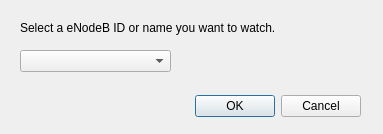
<?xml version="1.0" encoding="UTF-8"?>
<ui version="4.0">
 <class>Dialog</class>
 <widget class="QDialog" name="Dialog">
  <property name="geometry">
   <rect>
    <x>0</x>
    <y>0</y>
    <width>383</width>
    <height>134</height>
   </rect>
  </property>
  <property name="windowTitle">
   <string>Search by eNodeB ID or eNodeB name</string>
  </property>
  <widget class="QDialogButtonBox" name="buttonBox">
   <property name="geometry">
    <rect>
     <x>20</x>
     <y>90</y>
     <width>341</width>
     <height>32</height>
    </rect>
   </property>
   <property name="orientation">
    <enum>Qt::Horizontal</enum>
   </property>
   <property name="standardButtons">
    <set>QDialogButtonBox::Cancel|QDialogButtonBox::Ok</set>
   </property>
  </widget>
  <widget class="QComboBox" name="comboBox">
   <property name="geometry">
    <rect>
     <x>20</x>
     <y>50</y>
     <width>151</width>
     <height>22</height>
    </rect>
   </property>
  </widget>
  <widget class="QLabel" name="label">
   <property name="geometry">
    <rect>
     <x>20</x>
     <y>20</y>
     <width>291</width>
     <height>16</height>
    </rect>
   </property>
   <property name="text">
    <string>Select a eNodeB ID or name you want to watch.</string>
   </property>
  </widget>
 </widget>
 <resources/>
 <connections>
  <connection>
   <sender>buttonBox</sender>
   <signal>accepted()</signal>
   <receiver>Dialog</receiver>
   <slot>accept()</slot>
   <hints>
    <hint type="sourcelabel">
     <x>248</x>
     <y>254</y>
    </hint>
    <hint type="destinationlabel">
     <x>157</x>
     <y>274</y>
    </hint>
   </hints>
  </connection>
  <connection>
   <sender>buttonBox</sender>
   <signal>rejected()</signal>
   <receiver>Dialog</receiver>
   <slot>reject()</slot>
   <hints>
    <hint type="sourcelabel">
     <x>316</x>
     <y>260</y>
    </hint>
    <hint type="destinationlabel">
     <x>286</x>
     <y>274</y>
    </hint>
   </hints>
  </connection>
 </connections>
</ui>
